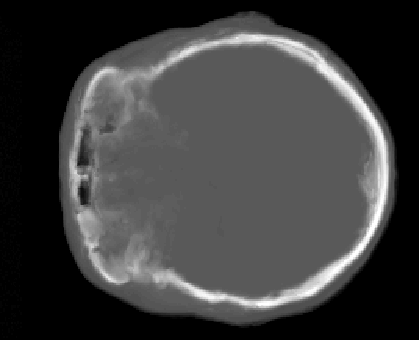
%> input picture ct.png, 419 x 340 px
$ octave test.m   (GNU Octave 9; MATLAB toolbox functions it lacks are replaced by stand-ins)
%> lines starting %> are read from the running program, lines starting %| are printed output that depends on the picture; in (x1, y1, x2, y2) boxes, pixels count from 0 and x2, y2 are one past the last pixel; in counts of white or black regions, pixels touching at a corner belong together; the program's own positions count from 1
### simpleseg.m
function seg=simpleseg(I,initmask,maxits,E,T,alpha)
%--Create a signed distance map(SDF)frommask
phi=bwdist(initmask)-bwdist(1-initmask)-.5;
% mainloop
for its=1:maxits
D=E-abs(I-T);
K=getcurvature(phi);
F=-alpha*D+(1-alpha)*K;
dxplus=shiftR(phi)-phi;
dyplus=shiftU(phi)-phi;
dxminus=phi-shiftL(phi);
dyminus=phi-shiftD(phi);
gradphimaxx=sqrt(max(dxplus,0).^2+max(-dxminus,0).^2);
gradphiminx=sqrt(min(dxplus,0).^2+min(-dxminus,0).^2);
gradphimaxy=sqrt(max(dyplus,0).^2+max(-dyminus,0).^2);
gradphiminy=sqrt(min(dyplus,0).^2+min(-dyminus,0).^2);
gradphimax=sqrt((gradphimaxx.^2)+(gradphimaxy.^2));
gradphimin=sqrt((gradphiminx.^2)+(gradphiminy.^2));
gradphi=(F>0).*(gradphimax)+(F<0).*(gradphimin);
%stabilityCFL
dt=.5/max(max(abs(F.*gradphi)));
%evolvethecurve
phi=phi+dt.*(F).*gradphi;
%reinitialisedistancefuncitonevery50iterations
if(mod(its,50)==0)
phi=bwdist(phi<0)-bwdist(phi>0);
end
%intermediateoutput
if(mod(its,20)==0)
showcontour(I,phi,its);
subplot(2,2,4);surf(phi);shading flat;
end
end
%makemaskfromSDF
seg=phi<=0;% --Getmaskfromlevelset
% --wholematrixderivatives

function shift=shiftD(M)
shift=shiftR(M')';

function shift=shiftL(M)
shift=[M(:,2:size(M,2)) M(:,size(M,2))];

function shift=shiftR(M)
shift=[M(:,1) M(:,1:size(M,2)-1)];

function shift=shiftU(M)
shift=shiftL(M')';

function curvature=getcurvature(phi)
dx=(shiftR(phi)-shiftL(phi))/2;
dy=(shiftU(phi)-shiftD(phi))/2;
dxplus=shiftR(phi)-phi;
dyplus=shiftU(phi)-phi;
dxminus=phi-shiftL(phi);
dyminus=phi-shiftD(phi);
dxplusy=(shiftU(shiftR(phi))-shiftU(shiftL(phi)))/2;
dyplusx=(shiftR(shiftU(phi))-shiftR(shiftD(phi)))/2;
dxminusy=(shiftD(shiftR(phi))-shiftD(shiftL(phi)))/2;
dyminusx=(shiftL(shiftU(phi))-shiftL(shiftD(phi)))/2;
nplusx=dxplus./sqrt(eps+(dxplus.^2)+((dyplusx+dy)/2).^2);
nplusy=dyplus./sqrt(eps+(dyplus.^2)+((dxplusy+dx)/2).^2);
nminusx=dxminus./sqrt(eps+(dxminus.^2)+((dyminusx+dy)/2).^2);
nminusy=dyminus./sqrt(eps+(dyminus.^2)+((dxminusy+dx)/2).^2);

curvature=((nplusx-nminusx)+(nplusy-nminusy)/2);

% --Displaystheimagewithcurvesuperimposed
function showcontour(I,phi,i)
subplot(2,2,3);title('Evolution');
imshow(I,'initialmagnification',200,'displayrange',[0 255]);
hold on;
contour(phi,[0 0],'g','LineWidth',2);
hold off;
title([num2str(i) 'Iterations']);
drawnow;

### test.m
clear all;
C = double(rgb2gray(imread('ct.png')));
%> C: size 340x419 double; min 0, max 255, mean 61.1
mask = zeros(size(C));
mask(115:125,220:230) = 1;
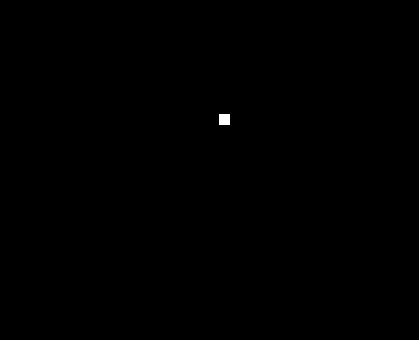
%> mask: size 340x419 double; values 0 (black) and 1 (white), 0.08% white; 1 white region, box (x1, y1, x2, y2) and area: (219, 114, 230, 125) 121
imshow(mask);
simpleseg(C, mask, 1500, 30, 90, 0.5);
%> (the run ends here)
